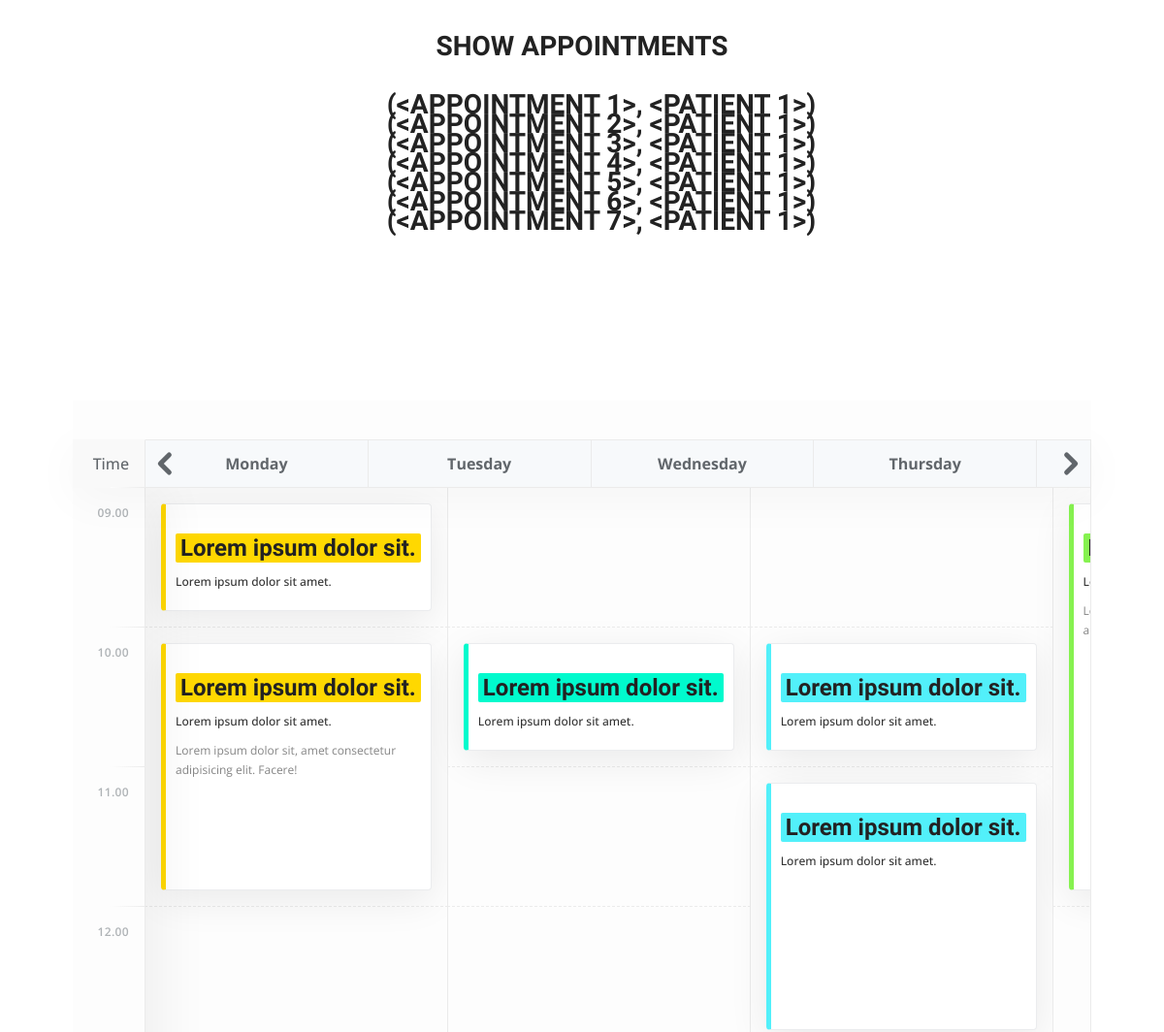
Before: /doctor/4 (middle part) with the older database file.
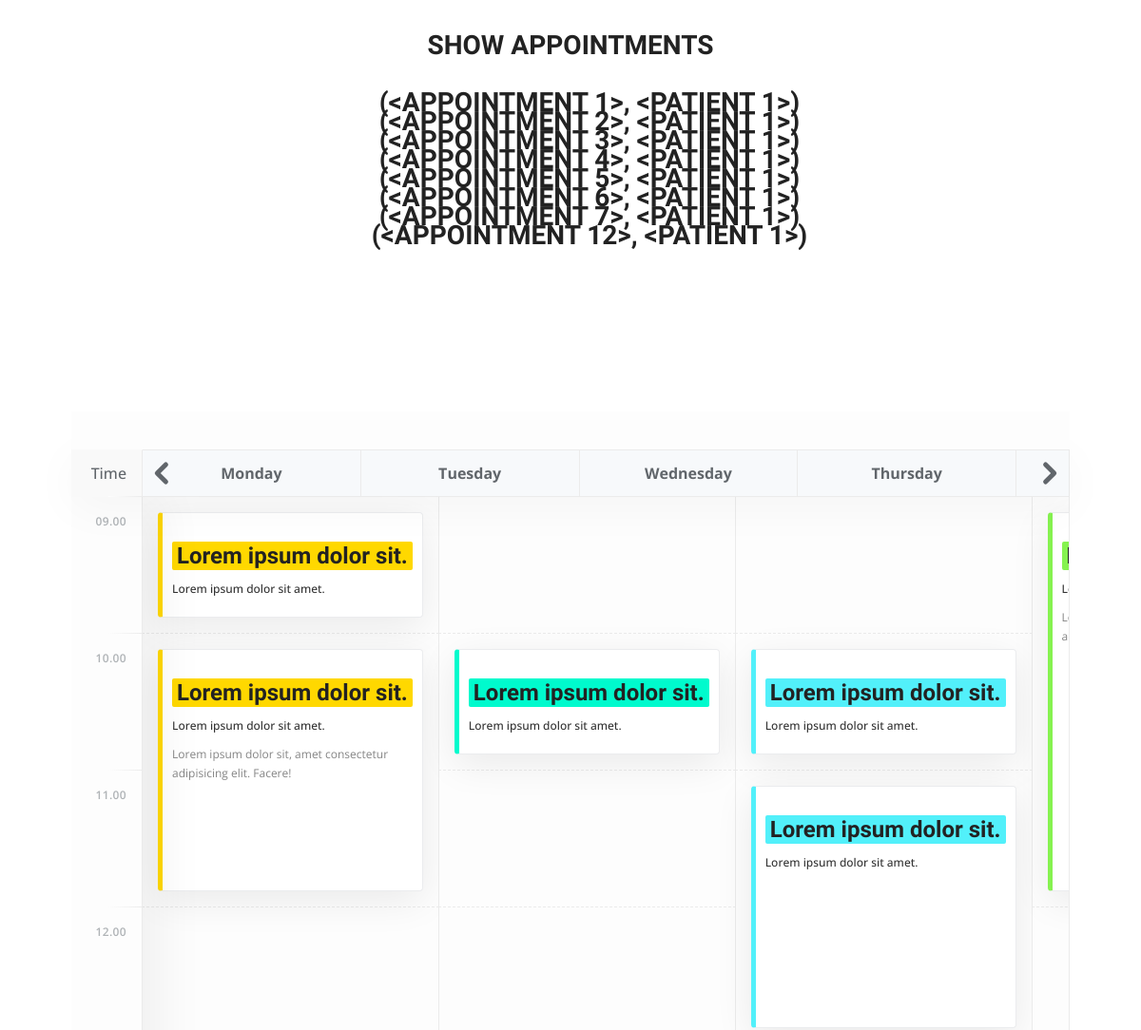
After: the same page with the newer database file.
### website/models.py (models this page shows)
class Appointment(db.Model):
    id = db.Column(db.Integer, primary_key=True)
    patient_id = db.Column(db.Integer, db.ForeignKey('patient.patient_id'), nullable=False)
    doctor_id = db.Column(db.Integer, db.ForeignKey('doctor.id'), nullable=False)
    appointment_time = db.Column(db.DateTime, nullable=False, default=datetime.utcnow)

### website/views.py (the view)
@views.route('/doctor/<int:doctor_id>', methods=['GET', 'POST'])
def doctor(doctor_id):
    appointments = (
        db.session.query(Appointment, Patient)
        .join(Patient, Appointment.patient_id == Patient.patient_id)
        .filter(Appointment.doctor_id == doctor_id)
        .all()
    )
    return render_template('doctor.html', appointments = appointments, doctor_id=doctor_id)

### website/templates/doctor.html (shortened to what the changed rows need)
<!DOCTYPE html>
<html lang="en">
  <head>
    <link
      rel="stylesheet"
      type="text/css"
      href="{{ url_for('static', filename='css/Doctor.css') }}"
    />
    <link
      rel="stylesheet"
      type="text/css"
      href="{{ url_for('static', filename='css/bootstrap.min.css') }}"
    />
    <link
      rel="stylesheet"
      type="text/css"
      href="{{ url_for('static', filename='css/font-awesome.min.css') }}"
    />
    <link
      rel="stylesheet"
      type="text/css"
      href="{{ url_for('static', filename='css/index.css') }}"
    />
  </head>
  <body>
    <section>
      <br /><br />
      <h2>Show Appointments</h2>
      <ul>
        <br /><br / > {% for appointment in appointments %}
        <il>
          <h2>{{appointment }}</h2>
        </il>
        {% endfor %}
      </ul>
    </section>
  </body>
</html>

Changed rows visible on the page:
added Appointment: appointment "(<APPOINTMENT 12>, <PATIENT 1>)"
